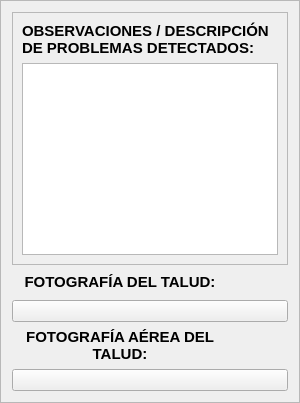
         <widget class="QFrame" name="frameContentRight">
          <property name="sizePolicy">
           <sizepolicy hsizetype="Preferred" vsizetype="Preferred">
            <horstretch>0</horstretch>
            <verstretch>0</verstretch>
           </sizepolicy>
          </property>
          <property name="frameShape">
           <enum>QFrame::Shape::StyledPanel</enum>
          </property>
          <property name="frameShadow">
           <enum>QFrame::Shadow::Raised</enum>
          </property>
          <layout class="QGridLayout" name="gridLayout_10">
           <item row="2" column="0">
            <widget class="QLabel" name="lblFotografia">
             <property name="font">
              <font>
               <pointsize>11</pointsize>
               <bold>true</bold>
              </font>
             </property>
             <property name="text">
              <string>&lt;html&gt;&lt;head/&gt;&lt;body&gt;&lt;p align=&quot;center&quot;&gt;FOTOGRAFÍA DEL TALUD:&lt;/p&gt;&lt;/body&gt;&lt;/html&gt;</string>
             </property>
             <property name="wordWrap">
              <bool>true</bool>
             </property>
            </widget>
           </item>
           <item row="2" column="1">
            <widget class="QToolButton" name="toolFotoPick">
             <property name="mouseTracking">
              <bool>true</bool>
             </property>
             <property name="icon">
              <iconset theme="QIcon::ThemeIcon::FolderOpen"/>
             </property>
             <property name="autoRaise">
              <bool>true</bool>
             </property>
            </widget>
           </item>
           <item row="2" column="2">
            <widget class="QToolButton" name="toolFotoClear">
             <property name="mouseTracking">
              <bool>true</bool>
             </property>
             <property name="icon">
              <iconset theme="QIcon::ThemeIcon::EditClear"/>
             </property>
             <property name="autoRaise">
              <bool>true</bool>
             </property>
            </widget>
           </item>
           <item row="4" column="0">
            <widget class="QLabel" name="lblFotografiaAerea">
             <property name="font">
              <font>
               <pointsize>11</pointsize>
               <bold>true</bold>
              </font>
             </property>
             <property name="text">
              <string>&lt;html&gt;&lt;head/&gt;&lt;body&gt;&lt;p align=&quot;center&quot;&gt;FOTOGRAFÍA AÉREA DEL TALUD:&lt;/p&gt;&lt;/body&gt;&lt;/html&gt;</string>
             </property>
             <property name="wordWrap">
              <bool>true</bool>
             </property>
            </widget>
           </item>
           <item row="4" column="1">
            <widget class="QToolButton" name="toolFotoAereaPick">
             <property name="mouseTracking">
              <bool>true</bool>
             </property>
             <property name="icon">
              <iconset theme="QIcon::ThemeIcon::FolderOpen"/>
             </property>
             <property name="autoRaise">
              <bool>true</bool>
             </property>
            </widget>
           </item>
           <item row="4" column="2">
            <widget class="QToolButton" name="toolFotoAereaClear">
             <property name="mouseTracking">
              <bool>true</bool>
             </property>
             <property name="icon">
              <iconset theme="QIcon::ThemeIcon::EditClear"/>
             </property>
             <property name="autoRaise">
              <bool>true</bool>
             </property>
            </widget>
           </item>
           <item row="0" column="0" colspan="3">
            <widget class="QFrame" name="frameObservaciones">
             <property name="sizePolicy">
              <sizepolicy hsizetype="Preferred" vsizetype="Fixed">
               <horstretch>0</horstretch>
               <verstretch>0</verstretch>
              </sizepolicy>
             </property>
             <property name="frameShape">
              <enum>QFrame::Shape::StyledPanel</enum>
             </property>
             <property name="frameShadow">
              <enum>QFrame::Shadow::Raised</enum>
             </property>
             <layout class="QGridLayout" name="gridLayout_9">
              <item row="0" column="0">
               <widget class="QLabel" name="lblObservaciones">
                <property name="sizePolicy">
                 <sizepolicy hsizetype="Preferred" vsizetype="Preferred">
                  <horstretch>0</horstretch>
                  <verstretch>0</verstretch>
                 </sizepolicy>
                </property>
                <property name="font">
                 <font>
                  <pointsize>11</pointsize>
                  <bold>true</bold>
                 </font>
                </property>
                <property name="text">
                 <string>&lt;html&gt;&lt;head/&gt;&lt;body&gt;&lt;p&gt;OBSERVACIONES / DESCRIPCIÓN DE PROBLEMAS DETECTADOS:&lt;/p&gt;&lt;/body&gt;&lt;/html&gt;</string>
                </property>
                <property name="wordWrap">
                 <bool>true</bool>
                </property>
               </widget>
              </item>
              <item row="1" column="0">
               <widget class="QTextEdit" name="textObservaciones">
                <property name="sizePolicy">
                 <sizepolicy hsizetype="Preferred" vsizetype="Preferred">
                  <horstretch>0</horstretch>
                  <verstretch>0</verstretch>
                 </sizepolicy>
                </property>
                <property name="minimumSize">
                 <size>
                  <width>0</width>
                  <height>0</height>
                 </size>
                </property>
               </widget>
              </item>
             </layout>
            </widget>
           </item>
           <item row="3" column="0" colspan="3">
            <widget class="QPushButton" name="btnFotografia">
             <property name="sizePolicy">
              <sizepolicy hsizetype="Preferred" vsizetype="Preferred">
               <horstretch>0</horstretch>
               <verstretch>0</verstretch>
              </sizepolicy>
             </property>
             <property name="minimumSize">
              <size>
               <width>0</width>
               <height>0</height>
              </size>
             </property>
             <property name="icon">
              <iconset resource="resources.qrc">
               <normaloff>:/icons/images/camera_thin_dark.svg</normaloff>:/icons/images/camera_thin_dark.svg</iconset>
             </property>
             <property name="iconSize">
              <size>
               <width>180</width>
               <height>180</height>
              </size>
             </property>
            </widget>
           </item>
           <item row="5" column="0" colspan="3">
            <widget class="QPushButton" name="btnFotografiaAerea">
             <property name="sizePolicy">
              <sizepolicy hsizetype="Preferred" vsizetype="Preferred">
               <horstretch>0</horstretch>
               <verstretch>0</verstretch>
              </sizepolicy>
             </property>
             <property name="icon">
              <iconset resource="resources.qrc">
               <normaloff>:/icons/images/camera_thin_dark.svg</normaloff>:/icons/images/camera_thin_dark.svg</iconset>
             </property>
             <property name="iconSize">
              <size>
               <width>180</width>
               <height>180</height>
              </size>
             </property>
            </widget>
           </item>
          </layout>
         </widget>
